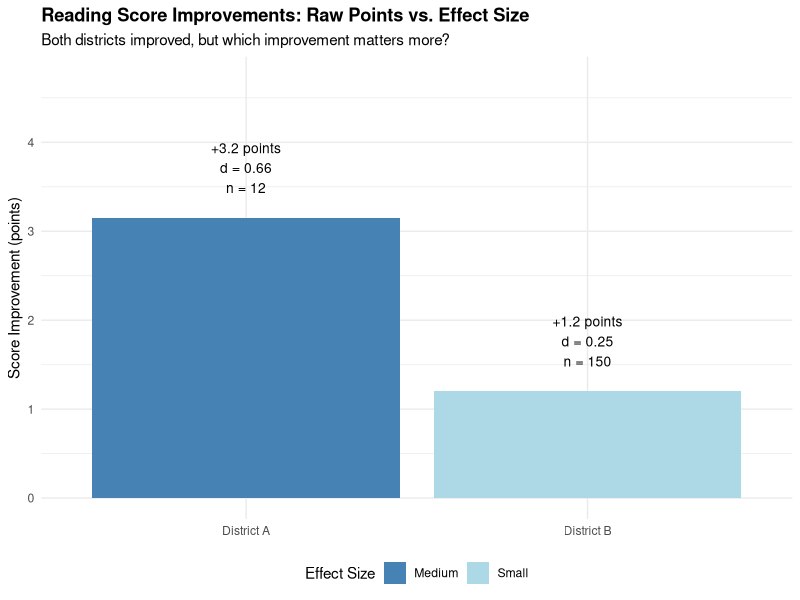

Write the R code that produced this figure.
## ---- chunk 1
knitr::opts_chunk$set(echo = TRUE, message = FALSE, warning = FALSE)
library(tidyverse)
## ---- chunk 2
# District A data (you've seen this before!)
district_a_prior_mean <- 72.6
district_a_prior_sd <- 4.8

district_a_scores <- c(74, 76, 73, 75, 78, 77, 74, 79, 75, 76, 77, 75)

district_a_data <- tibble(
  classroom = paste("Classroom", 1:12),
  reading_score = district_a_scores
)

# District B data (summary statistics only)
district_b_prior_mean <- 72.6
district_b_prior_sd <- 4.8
district_b_new_mean <- 73.8
district_b_new_sd <- 5.1
district_b_n <- 150

# Calculate District A statistics
district_a_stats <- district_a_data |>
  summarise(
    new_mean = mean(reading_score),
    new_sd = sd(reading_score),
    n = n()
  )

district_a_stats
## ---- chunk 3
# District A: One-sample t-test
district_a_ttest <- t.test(
  district_a_data$reading_score,
  mu = district_a_prior_mean,
  alternative = "greater"
)

cat("District A Results:\n")
district_a_ttest
## ---- chunk 4
# District B: Manual t-test calculation
# t = (sample_mean - population_mean) / (sample_sd / sqrt(n))

district_b_t_stat <- (district_b_new_mean - district_b_prior_mean) / (district_b_new_sd / sqrt(150))

# Calculate p-value for one-sided test
district_b_p_value <- pt(district_b_t_stat, df = district_b_n - 1, lower.tail = FALSE)

cat("District B Results:\n")
cat("t-statistic:", round(district_b_t_stat, 4), "\n")
cat("p-value:", format(district_b_p_value, scientific = FALSE, digits = 6), "\n")
## ---- chunk 5
# Calculate Cohen's d for District A
# We use the prior (population) standard deviation as our reference
district_a_cohens_d <- (district_a_stats$new_mean - district_a_prior_mean) / district_a_prior_sd

cat("District A Cohen's d:", round(district_a_cohens_d, 3), "\n")

# Calculate Cohen's d for District B
district_b_cohens_d <- (district_b_new_mean - district_b_prior_mean) / district_b_prior_sd

cat("District B Cohen's d:", round(district_b_cohens_d, 3), "\n")
## ---- chunk 6
# Create comparison data
comparison_data <- tibble(
  District = c("District A", "District B"),
  Prior_Mean = c(district_a_prior_mean, district_b_prior_mean),
  New_Mean = c(district_a_stats$new_mean, district_b_new_mean),
  Improvement = c(district_a_stats$new_mean - district_a_prior_mean, 
                  district_b_new_mean - district_b_prior_mean),
  Sample_Size = c(district_a_stats$n, district_b_n),
  P_Value = c(district_a_ttest$p.value, district_b_p_value),
  Cohens_d = c(district_a_cohens_d, district_b_cohens_d),
  Effect_Category = c(
    case_when(
      abs(district_a_cohens_d) < 0.2 ~ "Negligible",
      abs(district_a_cohens_d) < 0.5 ~ "Small",
      abs(district_a_cohens_d) < 0.8 ~ "Medium",
      TRUE ~ "Large"
    ),
    case_when(
      abs(district_b_cohens_d) < 0.2 ~ "Negligible",
      abs(district_b_cohens_d) < 0.5 ~ "Small",
      abs(district_b_cohens_d) < 0.8 ~ "Medium",
      TRUE ~ "Large"
    )
  )
)

comparison_data
## ---- chunk 7
# Create a bar chart comparing improvements
ggplot(comparison_data, aes(x = District, y = Improvement, fill = Effect_Category)) +
  geom_col() +
  geom_text(aes(label = paste0("+", round(Improvement, 1), " points\n",
                               "d = ", round(Cohens_d, 2), "\n",
                               "n = ", Sample_Size)), 
            vjust = -0.5, size = 3.5) +
  scale_fill_manual(values = c("Negligible" = "gray70", "Small" = "lightblue", 
                               "Medium" = "steelblue", "Large" = "darkblue")) +
  labs(
    title = "Reading Score Improvements: Raw Points vs. Effect Size",
    subtitle = "Both districts improved, but which improvement matters more?",
    y = "Score Improvement (points)",
    x = NULL,
    fill = "Effect Size"
  ) +
  theme_minimal() +
  theme(
    plot.title = element_text(face = "bold"),
    legend.position = "bottom"
  ) +
  ylim(0, max(comparison_data$Improvement) * 1.5)
## ---- chunk 8
# Create a summary table for your story
story_summary <- comparison_data |>
  mutate(
    `Significant at 0.05?` = ifelse(P_Value < 0.05, "Yes", "No"),
    `P-Value` = format(P_Value, scientific = FALSE, digits = 4),
    `Raw Improvement` = paste0("+", round(Improvement, 1), " points"),
    `Effect Size (d)` = round(Cohens_d, 2),
    `Effect Category` = Effect_Category,
    `Sample Size` = Sample_Size
  ) |>
  select(District, `Sample Size`, `Raw Improvement`, `P-Value`, 
         `Significant at 0.05?`, `Effect Size (d)`, `Effect Category`)

story_summary
## ---- chunk 9
# Calculate the statistics
tutoring_prior_mean <- 68
tutoring_prior_sd <- 12
tutoring_new_mean <- 71
tutoring_new_sd <- 11
tutoring_n <- 45

# Calculate Cohen's d
tutoring_cohens_d <- (tutoring_new_mean - tutoring_prior_mean) / tutoring_prior_sd

cat("Tutoring Program Cohen's d:", round(tutoring_cohens_d, 3), "\n")
cat("Effect category:", 
    case_when(
      abs(tutoring_cohens_d) < 0.2 ~ "Negligible",
      abs(tutoring_cohens_d) < 0.5 ~ "Small",
      abs(tutoring_cohens_d) < 0.8 ~ "Medium",
      TRUE ~ "Large"
    ), "\n")

# Run a t-test to check significance
# Since we only have summary stats, calculate manually
tutoring_t_stat <- (tutoring_new_mean - tutoring_prior_mean) / (tutoring_new_sd / sqrt(tutoring_n))
tutoring_p_value <- pt(tutoring_t_stat, df = tutoring_n - 1, lower.tail = FALSE)

cat("t-statistic:", round(tutoring_t_stat, 3), "\n")
cat("p-value:", round(tutoring_p_value, 4), "\n")
